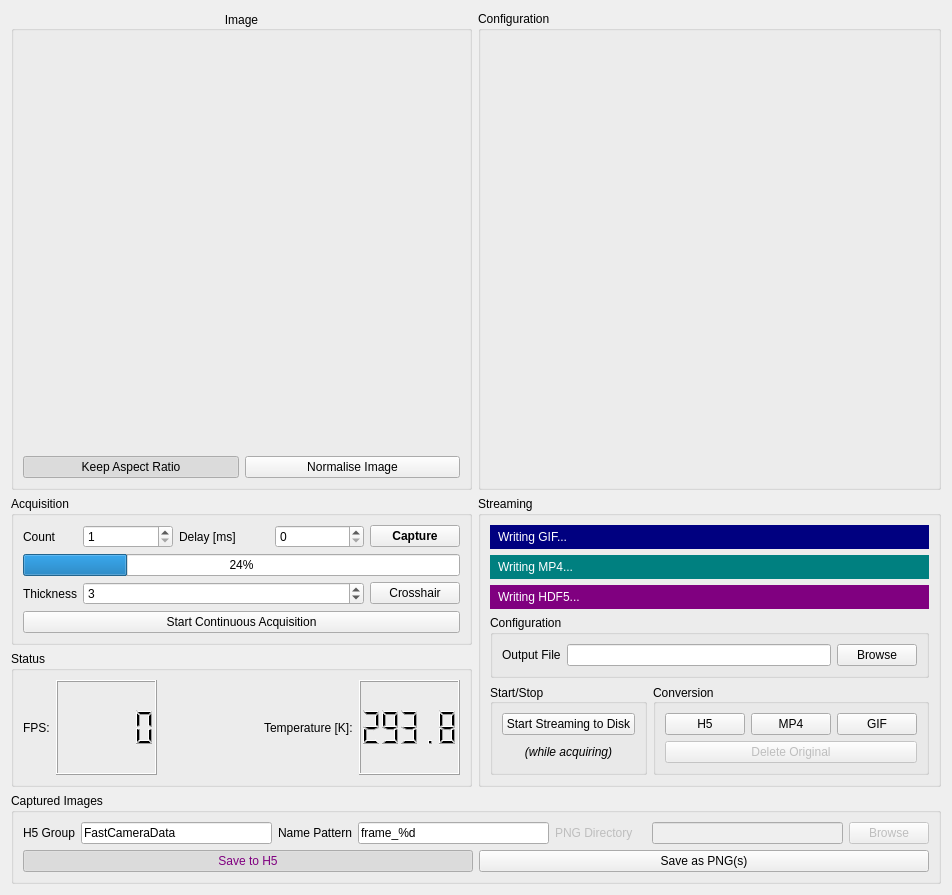
<?xml version="1.0" encoding="UTF-8"?>
<ui version="4.0">
 <class>mainForm</class>
 <widget class="QWidget" name="mainForm">
  <property name="geometry">
   <rect>
    <x>0</x>
    <y>0</y>
    <width>952</width>
    <height>895</height>
   </rect>
  </property>
  <property name="sizePolicy">
   <sizepolicy hsizetype="Expanding" vsizetype="Preferred">
    <horstretch>0</horstretch>
    <verstretch>0</verstretch>
   </sizepolicy>
  </property>
  <property name="maximumSize">
   <size>
    <width>5000</width>
    <height>5000</height>
   </size>
  </property>
  <property name="windowTitle">
   <string>Fast Camera Control</string>
  </property>
  <layout class="QGridLayout" name="gridLayout_2">
   <item row="8" column="1" colspan="2">
    <widget class="QGroupBox" name="capturedImages">
     <property name="sizePolicy">
      <sizepolicy hsizetype="Minimum" vsizetype="MinimumExpanding">
       <horstretch>1</horstretch>
       <verstretch>0</verstretch>
      </sizepolicy>
     </property>
     <property name="minimumSize">
      <size>
       <width>0</width>
       <height>0</height>
      </size>
     </property>
     <property name="title">
      <string>Captured Images</string>
     </property>
     <layout class="QGridLayout" name="gridLayout_3">
      <item row="1" column="0">
       <layout class="QHBoxLayout" name="horizontalLayout_6" stretch="0,0">
        <item>
         <widget class="QPushButton" name="h5SaveButton">
          <property name="styleSheet">
           <string notr="true">color: purple;</string>
          </property>
          <property name="text">
           <string>Save to H5</string>
          </property>
          <property name="checkable">
           <bool>true</bool>
          </property>
          <property name="checked">
           <bool>true</bool>
          </property>
         </widget>
        </item>
        <item>
         <widget class="QPushButton" name="pngSaveButton">
          <property name="text">
           <string>Save as PNG(s)</string>
          </property>
          <property name="checkable">
           <bool>true</bool>
          </property>
         </widget>
        </item>
       </layout>
      </item>
      <item row="0" column="0">
       <layout class="QHBoxLayout" name="horizontalLayout">
        <item>
         <widget class="QLabel" name="h5Label">
          <property name="text">
           <string>H5 Group</string>
          </property>
         </widget>
        </item>
        <item>
         <widget class="QLineEdit" name="h5Group">
          <property name="text">
           <string>FastCameraData</string>
          </property>
         </widget>
        </item>
        <item>
         <widget class="QLabel" name="label_7">
          <property name="text">
           <string>Name Pattern</string>
          </property>
         </widget>
        </item>
        <item>
         <widget class="QLineEdit" name="namePattern">
          <property name="text">
           <string>frame_%d</string>
          </property>
         </widget>
        </item>
        <item>
         <widget class="QLabel" name="pngLabel">
          <property name="enabled">
           <bool>false</bool>
          </property>
          <property name="text">
           <string>PNG Directory</string>
          </property>
         </widget>
        </item>
        <item>
         <widget class="QLabel" name="label_10">
          <property name="text">
           <string/>
          </property>
         </widget>
        </item>
        <item>
         <widget class="QLineEdit" name="pngDirectory">
          <property name="enabled">
           <bool>false</bool>
          </property>
          <property name="text">
           <string/>
          </property>
         </widget>
        </item>
        <item>
         <widget class="QPushButton" name="pngBrowse">
          <property name="enabled">
           <bool>false</bool>
          </property>
          <property name="text">
           <string>Browse</string>
          </property>
         </widget>
        </item>
       </layout>
      </item>
     </layout>
    </widget>
   </item>
   <item row="4" column="1">
    <widget class="QGroupBox" name="groupBox_2">
     <property name="sizePolicy">
      <sizepolicy hsizetype="Minimum" vsizetype="Minimum">
       <horstretch>1</horstretch>
       <verstretch>0</verstretch>
      </sizepolicy>
     </property>
     <property name="title">
      <string>Acquisition</string>
     </property>
     <layout class="QGridLayout" name="gridLayout">
      <item row="2" column="4">
       <widget class="QPushButton" name="captureButton">
        <property name="sizePolicy">
         <sizepolicy hsizetype="Preferred" vsizetype="Fixed">
          <horstretch>0</horstretch>
          <verstretch>0</verstretch>
         </sizepolicy>
        </property>
        <property name="maximumSize">
         <size>
          <width>16777215</width>
          <height>16777215</height>
         </size>
        </property>
        <property name="font">
         <font>
          <weight>75</weight>
          <bold>true</bold>
          <underline>false</underline>
          <kerning>true</kerning>
         </font>
        </property>
        <property name="text">
         <string>Capture</string>
        </property>
       </widget>
      </item>
      <item row="4" column="0">
       <widget class="QLabel" name="label_5">
        <property name="sizePolicy">
         <sizepolicy hsizetype="Minimum" vsizetype="Preferred">
          <horstretch>0</horstretch>
          <verstretch>0</verstretch>
         </sizepolicy>
        </property>
        <property name="text">
         <string>Thickness</string>
        </property>
       </widget>
      </item>
      <item row="2" column="3">
       <widget class="QSpinBox" name="delayTime">
        <property name="sizePolicy">
         <sizepolicy hsizetype="Minimum" vsizetype="Fixed">
          <horstretch>0</horstretch>
          <verstretch>0</verstretch>
         </sizepolicy>
        </property>
        <property name="minimumSize">
         <size>
          <width>0</width>
          <height>0</height>
         </size>
        </property>
        <property name="layoutDirection">
         <enum>Qt::LeftToRight</enum>
        </property>
        <property name="minimum">
         <number>0</number>
        </property>
        <property name="maximum">
         <number>999999999</number>
        </property>
        <property name="stepType">
         <enum>QAbstractSpinBox::DefaultStepType</enum>
        </property>
        <property name="value">
         <number>0</number>
        </property>
       </widget>
      </item>
      <item row="4" column="1" colspan="3">
       <widget class="QSpinBox" name="crosshairPixels">
        <property name="sizePolicy">
         <sizepolicy hsizetype="Minimum" vsizetype="Fixed">
          <horstretch>1</horstretch>
          <verstretch>0</verstretch>
         </sizepolicy>
        </property>
        <property name="minimumSize">
         <size>
          <width>0</width>
          <height>0</height>
         </size>
        </property>
        <property name="layoutDirection">
         <enum>Qt::LeftToRight</enum>
        </property>
        <property name="minimum">
         <number>1</number>
        </property>
        <property name="maximum">
         <number>999999999</number>
        </property>
        <property name="stepType">
         <enum>QAbstractSpinBox::DefaultStepType</enum>
        </property>
        <property name="value">
         <number>3</number>
        </property>
       </widget>
      </item>
      <item row="2" column="0">
       <widget class="QLabel" name="countLabel">
        <property name="sizePolicy">
         <sizepolicy hsizetype="Preferred" vsizetype="Preferred">
          <horstretch>0</horstretch>
          <verstretch>0</verstretch>
         </sizepolicy>
        </property>
        <property name="text">
         <string>Count</string>
        </property>
       </widget>
      </item>
      <item row="2" column="1">
       <widget class="QSpinBox" name="numberOfFrames">
        <property name="sizePolicy">
         <sizepolicy hsizetype="Minimum" vsizetype="Fixed">
          <horstretch>0</horstretch>
          <verstretch>0</verstretch>
         </sizepolicy>
        </property>
        <property name="minimumSize">
         <size>
          <width>0</width>
          <height>0</height>
         </size>
        </property>
        <property name="layoutDirection">
         <enum>Qt::LeftToRight</enum>
        </property>
        <property name="minimum">
         <number>1</number>
        </property>
        <property name="maximum">
         <number>999999999</number>
        </property>
        <property name="stepType">
         <enum>QAbstractSpinBox::DefaultStepType</enum>
        </property>
       </widget>
      </item>
      <item row="4" column="4">
       <widget class="QPushButton" name="crosshairButton">
        <property name="sizePolicy">
         <sizepolicy hsizetype="Minimum" vsizetype="Fixed">
          <horstretch>1</horstretch>
          <verstretch>0</verstretch>
         </sizepolicy>
        </property>
        <property name="maximumSize">
         <size>
          <width>16777215</width>
          <height>16777215</height>
         </size>
        </property>
        <property name="font">
         <font>
          <weight>50</weight>
          <bold>false</bold>
          <underline>false</underline>
          <kerning>true</kerning>
         </font>
        </property>
        <property name="text">
         <string>Crosshair</string>
        </property>
        <property name="checkable">
         <bool>true</bool>
        </property>
       </widget>
      </item>
      <item row="2" column="2">
       <widget class="QLabel" name="delayLabel">
        <property name="sizePolicy">
         <sizepolicy hsizetype="Preferred" vsizetype="Preferred">
          <horstretch>0</horstretch>
          <verstretch>0</verstretch>
         </sizepolicy>
        </property>
        <property name="text">
         <string>Delay [ms]</string>
        </property>
       </widget>
      </item>
      <item row="5" column="0" colspan="5">
       <widget class="QPushButton" name="liveViewButton">
        <property name="enabled">
         <bool>true</bool>
        </property>
        <property name="text">
         <string>Start Continuous Acquisition</string>
        </property>
        <property name="checkable">
         <bool>false</bool>
        </property>
        <property name="checked">
         <bool>false</bool>
        </property>
       </widget>
      </item>
      <item row="3" column="0" colspan="5">
       <widget class="QProgressBar" name="progressBar">
        <property name="enabled">
         <bool>true</bool>
        </property>
        <property name="value">
         <number>24</number>
        </property>
        <property name="textVisible">
         <bool>true</bool>
        </property>
        <property name="orientation">
         <enum>Qt::Horizontal</enum>
        </property>
       </widget>
      </item>
     </layout>
    </widget>
   </item>
   <item row="5" column="1">
    <widget class="QGroupBox" name="statusGroup">
     <property name="sizePolicy">
      <sizepolicy hsizetype="Minimum" vsizetype="Minimum">
       <horstretch>1</horstretch>
       <verstretch>0</verstretch>
      </sizepolicy>
     </property>
     <property name="title">
      <string>Status</string>
     </property>
     <layout class="QHBoxLayout" name="horizontalLayout_3">
      <item>
       <layout class="QHBoxLayout" name="horizontalLayout_2">
        <item>
         <widget class="QLabel" name="label_8">
          <property name="text">
           <string>FPS:</string>
          </property>
         </widget>
        </item>
        <item>
         <widget class="QLCDNumber" name="fpsCounter">
          <property name="enabled">
           <bool>true</bool>
          </property>
          <property name="sizePolicy">
           <sizepolicy hsizetype="Expanding" vsizetype="Minimum">
            <horstretch>0</horstretch>
            <verstretch>0</verstretch>
           </sizepolicy>
          </property>
          <property name="smallDecimalPoint">
           <bool>false</bool>
          </property>
          <property name="digitCount">
           <number>5</number>
          </property>
          <property name="value" stdset="0">
           <double>0.000000000000000</double>
          </property>
          <property name="intValue" stdset="0">
           <number>0</number>
          </property>
         </widget>
        </item>
        <item>
         <spacer name="horizontalSpacer">
          <property name="orientation">
           <enum>Qt::Horizontal</enum>
          </property>
          <property name="sizeHint" stdset="0">
           <size>
            <width>0</width>
            <height>0</height>
           </size>
          </property>
         </spacer>
        </item>
        <item>
         <widget class="QLabel" name="temperatureLabel">
          <property name="text">
           <string>Temperature [K]:</string>
          </property>
         </widget>
        </item>
        <item>
         <widget class="QLCDNumber" name="currentTemperature">
          <property name="sizePolicy">
           <sizepolicy hsizetype="Expanding" vsizetype="Minimum">
            <horstretch>0</horstretch>
            <verstretch>0</verstretch>
           </sizepolicy>
          </property>
          <property name="smallDecimalPoint">
           <bool>false</bool>
          </property>
          <property name="digitCount">
           <number>5</number>
          </property>
          <property name="value" stdset="0">
           <double>293.750000000000000</double>
          </property>
         </widget>
        </item>
       </layout>
      </item>
     </layout>
    </widget>
   </item>
   <item row="4" column="2" rowspan="2">
    <widget class="QGroupBox" name="streamBox">
     <property name="sizePolicy">
      <sizepolicy hsizetype="Minimum" vsizetype="Minimum">
       <horstretch>1</horstretch>
       <verstretch>0</verstretch>
      </sizepolicy>
     </property>
     <property name="title">
      <string>Streaming</string>
     </property>
     <layout class="QGridLayout" name="gridLayout_5">
      <item row="3" column="0" colspan="4">
       <widget class="QGroupBox" name="groupBox_5">
        <property name="sizePolicy">
         <sizepolicy hsizetype="Expanding" vsizetype="Preferred">
          <horstretch>1</horstretch>
          <verstretch>0</verstretch>
         </sizepolicy>
        </property>
        <property name="title">
         <string>Configuration</string>
        </property>
        <layout class="QHBoxLayout" name="horizontalLayout_7">
         <item>
          <widget class="QLabel" name="label">
           <property name="text">
            <string>Output File</string>
           </property>
          </widget>
         </item>
         <item>
          <widget class="QLineEdit" name="streamFile"/>
         </item>
         <item>
          <widget class="QPushButton" name="streamBrowse">
           <property name="text">
            <string>Browse</string>
           </property>
          </widget>
         </item>
        </layout>
       </widget>
      </item>
      <item row="2" column="0" colspan="4">
       <widget class="QLabel" name="writingH5">
        <property name="styleSheet">
         <string notr="true">background: purple; padding: 5px; color: white;</string>
        </property>
        <property name="text">
         <string>Writing HDF5...</string>
        </property>
       </widget>
      </item>
      <item row="10" column="3">
       <spacer name="verticalSpacer">
        <property name="orientation">
         <enum>Qt::Vertical</enum>
        </property>
        <property name="sizeHint" stdset="0">
         <size>
          <width>20</width>
          <height>0</height>
         </size>
        </property>
       </spacer>
      </item>
      <item row="1" column="0" colspan="4">
       <widget class="QLabel" name="writingMP4">
        <property name="enabled">
         <bool>true</bool>
        </property>
        <property name="styleSheet">
         <string notr="true">background: teal; padding: 5px; color: white;</string>
        </property>
        <property name="text">
         <string>Writing MP4...</string>
        </property>
       </widget>
      </item>
      <item row="7" column="2" rowspan="3" colspan="2">
       <widget class="QGroupBox" name="groupBox_3">
        <property name="sizePolicy">
         <sizepolicy hsizetype="Expanding" vsizetype="Preferred">
          <horstretch>1</horstretch>
          <verstretch>0</verstretch>
         </sizepolicy>
        </property>
        <property name="title">
         <string>Conversion</string>
        </property>
        <property name="alignment">
         <set>Qt::AlignLeading|Qt::AlignLeft|Qt::AlignVCenter</set>
        </property>
        <layout class="QVBoxLayout" name="verticalLayout_5">
         <item>
          <layout class="QHBoxLayout" name="horizontalLayout_5">
           <item>
            <widget class="QPushButton" name="h5Button">
             <property name="enabled">
              <bool>true</bool>
             </property>
             <property name="text">
              <string>H5</string>
             </property>
             <property name="checkable">
              <bool>true</bool>
             </property>
            </widget>
           </item>
           <item>
            <widget class="QPushButton" name="mp4Button">
             <property name="enabled">
              <bool>true</bool>
             </property>
             <property name="text">
              <string>MP4</string>
             </property>
             <property name="checkable">
              <bool>true</bool>
             </property>
            </widget>
           </item>
           <item>
            <widget class="QPushButton" name="gifButton">
             <property name="enabled">
              <bool>true</bool>
             </property>
             <property name="text">
              <string>GIF</string>
             </property>
             <property name="checkable">
              <bool>true</bool>
             </property>
            </widget>
           </item>
          </layout>
         </item>
         <item>
          <widget class="QPushButton" name="deleteButton">
           <property name="enabled">
            <bool>false</bool>
           </property>
           <property name="text">
            <string>Delete Original</string>
           </property>
           <property name="checkable">
            <bool>true</bool>
           </property>
          </widget>
         </item>
        </layout>
       </widget>
      </item>
      <item row="7" column="0" rowspan="3" colspan="2">
       <widget class="QGroupBox" name="groupBox_4">
        <property name="sizePolicy">
         <sizepolicy hsizetype="Expanding" vsizetype="Preferred">
          <horstretch>1</horstretch>
          <verstretch>0</verstretch>
         </sizepolicy>
        </property>
        <property name="title">
         <string>Start/Stop</string>
        </property>
        <property name="alignment">
         <set>Qt::AlignLeading|Qt::AlignLeft|Qt::AlignVCenter</set>
        </property>
        <layout class="QVBoxLayout" name="verticalLayout_6">
         <item>
          <widget class="QPushButton" name="streamToDiskButton">
           <property name="enabled">
            <bool>true</bool>
           </property>
           <property name="text">
            <string>Start Streaming to Disk</string>
           </property>
           <property name="checkable">
            <bool>false</bool>
           </property>
          </widget>
         </item>
         <item>
          <widget class="QLabel" name="label_4">
           <property name="font">
            <font>
             <italic>true</italic>
            </font>
           </property>
           <property name="text">
            <string>(while acquiring)</string>
           </property>
           <property name="alignment">
            <set>Qt::AlignCenter</set>
           </property>
          </widget>
         </item>
        </layout>
       </widget>
      </item>
      <item row="0" column="0" colspan="4">
       <widget class="QLabel" name="writingGIF">
        <property name="enabled">
         <bool>true</bool>
        </property>
        <property name="styleSheet">
         <string notr="true">background: navy; padding: 5px; color: white;</string>
        </property>
        <property name="text">
         <string>Writing GIF...</string>
        </property>
       </widget>
      </item>
     </layout>
    </widget>
   </item>
   <item row="1" column="2">
    <widget class="QGroupBox" name="configBox">
     <property name="sizePolicy">
      <sizepolicy hsizetype="Minimum" vsizetype="Expanding">
       <horstretch>1</horstretch>
       <verstretch>0</verstretch>
      </sizepolicy>
     </property>
     <property name="title">
      <string>Configuration</string>
     </property>
     <layout class="QVBoxLayout" name="verticalLayout_2"/>
    </widget>
   </item>
   <item row="1" column="1">
    <widget class="QGroupBox" name="cameraGroup">
     <property name="sizePolicy">
      <sizepolicy hsizetype="Minimum" vsizetype="Expanding">
       <horstretch>1</horstretch>
       <verstretch>1</verstretch>
      </sizepolicy>
     </property>
     <property name="minimumSize">
      <size>
       <width>0</width>
       <height>300</height>
      </size>
     </property>
     <property name="font">
      <font>
       <kerning>true</kerning>
      </font>
     </property>
     <property name="title">
      <string>Image</string>
     </property>
     <property name="alignment">
      <set>Qt::AlignCenter</set>
     </property>
     <layout class="QVBoxLayout" name="verticalLayout_3">
      <item>
       <widget class="QLabel" name="cameraImage">
        <property name="sizePolicy">
         <sizepolicy hsizetype="Ignored" vsizetype="Ignored">
          <horstretch>1</horstretch>
          <verstretch>1</verstretch>
         </sizepolicy>
        </property>
        <property name="text">
         <string/>
        </property>
        <property name="alignment">
         <set>Qt::AlignCenter</set>
        </property>
       </widget>
      </item>
      <item>
       <layout class="QHBoxLayout" name="horizontalLayout_4">
        <item>
         <widget class="QPushButton" name="keepRatio">
          <property name="text">
           <string>Keep Aspect Ratio</string>
          </property>
          <property name="checkable">
           <bool>true</bool>
          </property>
          <property name="checked">
           <bool>true</bool>
          </property>
         </widget>
        </item>
        <item>
         <widget class="QPushButton" name="normaliseButton">
          <property name="text">
           <string>Normalise Image</string>
          </property>
          <property name="checkable">
           <bool>true</bool>
          </property>
         </widget>
        </item>
       </layout>
      </item>
     </layout>
    </widget>
   </item>
  </layout>
 </widget>
 <resources/>
 <connections/>
</ui>
